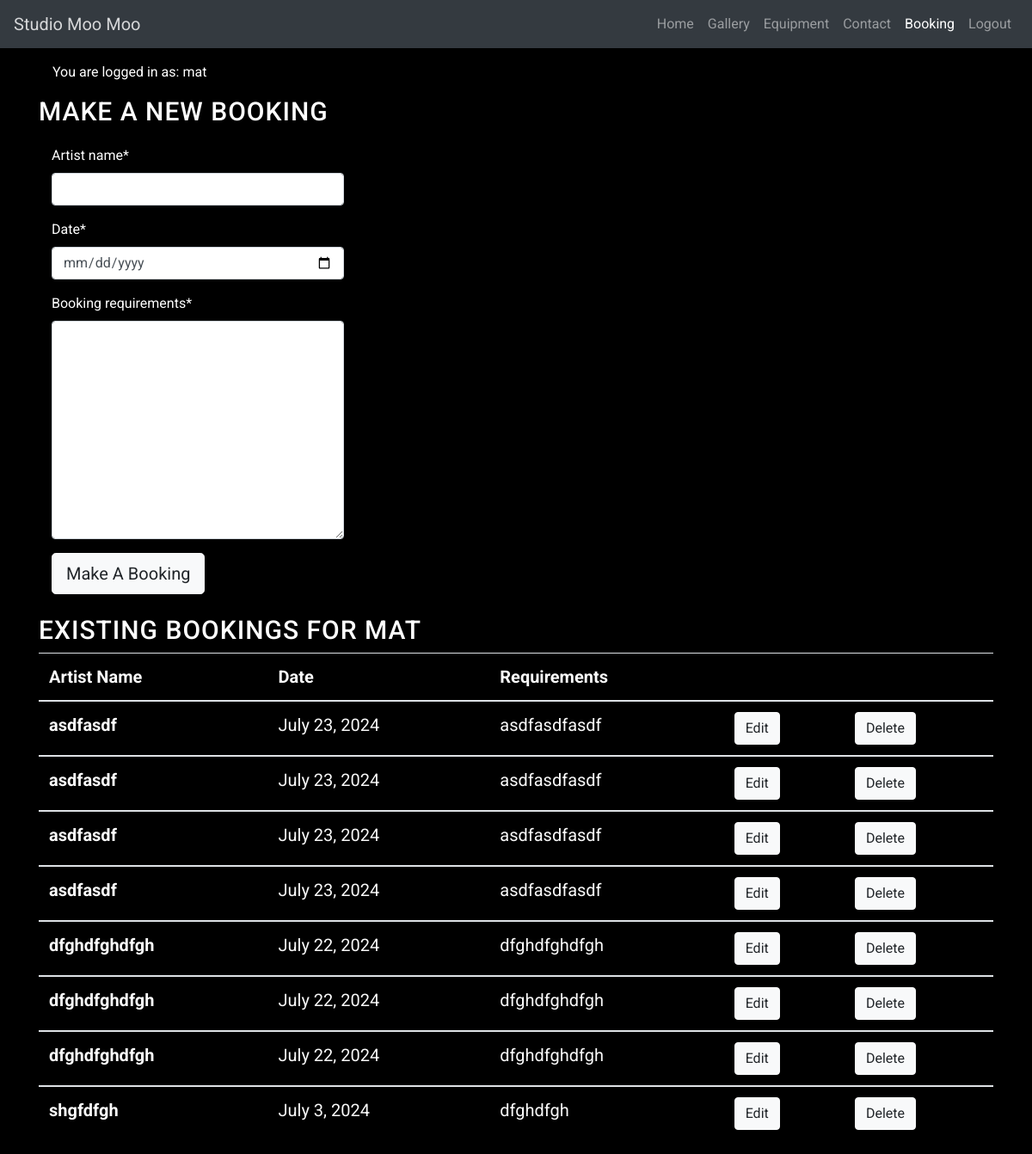
/my_bookings/ (signed in), run on an earlier commit of the app's database.
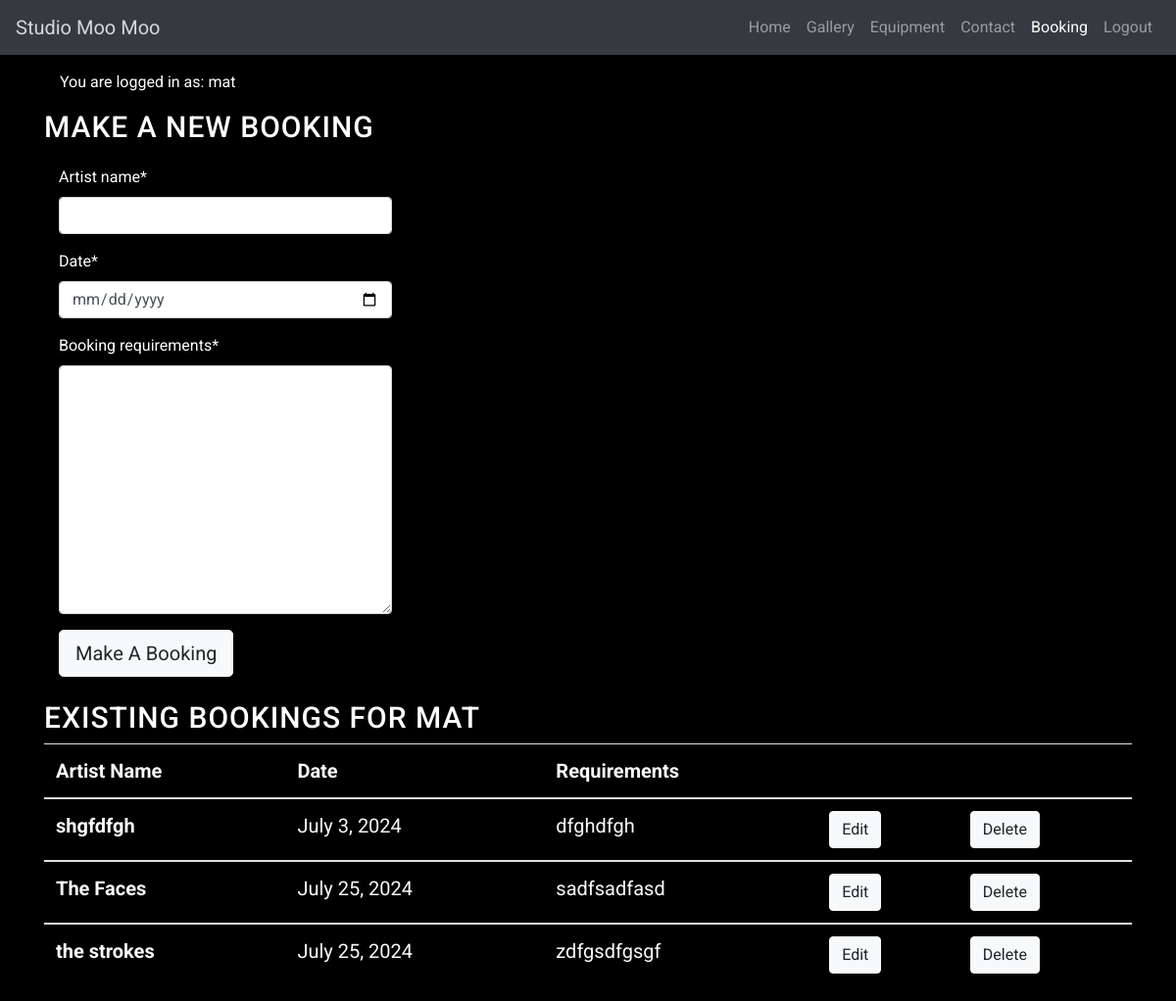
And on a later commit of the database.
### booking/models.py (models this page shows, shortened)
class Booking(models.Model):
    user = models.ForeignKey(User, on_delete=models.CASCADE)
    artist_name = models.CharField(max_length=30)
    date = models.DateField()
    booking_requirements = models.CharField(max_length=700)

### booking/views.py (the view, shortened to what this page needs)
# urls.py: path('my_bookings/', views.my_bookings, name='my_bookings'),
def my_bookings(request):
    bookings = Booking.objects.filter(user=request.user)
    booking_form = BookingForm()
    return render(
        request,
        "booking/booking_list.html",
        {
            'booking_form' : booking_form,
            'bookings': bookings,
        },
    )

### booking/forms.py
class BookingForm(forms.ModelForm):
    class Meta:
        model = Booking
        fields = ('artist_name','date','booking_requirements')
        widgets = {
            'nrtist_name': forms.Textarea(attrs={'cols': 60, 'rows': 1}),
            'date': forms.TextInput(attrs={'type': 'date'}),
            'booking_requirements': forms.Textarea()
        }

### booking/templates/booking/booking_list.html (shortened to what this page needs)
{% extends "base.html" %} {% block title %} Studio Moo Moo {% endblock %}
{% load static %}
{% load crispy_forms_tags %}
{% block content %}
<body>
    <main class="flex-shrink-0 main-bg">
        {% if user.is_authenticated %}
        <p class="text-end m-3">You are logged in as: {{ user }}</p>
        {% else %}
        <p class="text-end m-3">You are not logged in</p>
        {% endif %}
    <div>
        <h1>Make a new Booking</h1>
        <div class="col-md-4 mb-4 mt-3">
          <div>
            {% if user.is_authenticated %}
            <form id="bookingForm" method="post"
              style="margin-top: 1.3em;">
              {{ booking_form | crispy }}
              <button id="BookingButton" type="submit"
                class="btn btn-lg btn-light">Make A Booking</button>
            </form>
            {% else %}
            <p>Log in to make a booking</p>
            {% endif %}
          </div>
        </div>
    </div>
    <div>
        <h1>Existing bookings for {{ user }}</h1>
    </div>
    <table class="table">
        <thead>
          <tr>
            <th scope="col">Artist Name</th>
            <th scope="col">Date</th>
            <th scope="col">Requirements</th>
            <th></th>
            <th></th>
          </tr>
        </thead>
        {% for booking in bookings %}
        <tbody>
          <tr>
            <th scope="row">{{ booking.artist_name }}</th>
            <td>{{ booking.date }}</td>
            <td>{{ booking.booking_requirements }}</td>
            {% if user.is_authenticated %}
            <td>
              <a class="btn btn-light btn-edit" href="{% url 'booking:edit_booking' booking.pk%}">Edit</a>
            <td>
              <a class="btn btn-light btn-edit" href="{% url 'booking:delete_booking' booking.pk%}">Delete</a></td>
            {% endif %}</td>
          </tr>
        {% endfor %}
        </tbody>
      </table>
    </div>
</body>
</html>
{% endblock %}

What changed in the data, as far as the page shows it:
removed Booking: artist_name "asdfasdf", date "July 23, 2024", booking_requirements "asdfasdfasdf"
removed Booking: artist_name "asdfasdf", date "July 23, 2024", booking_requirements "asdfasdfasdf"
removed Booking: artist_name "asdfasdf", date "July 23, 2024", booking_requirements "asdfasdfasdf"
removed Booking: artist_name "asdfasdf", date "July 23, 2024", booking_requirements "asdfasdfasdf"
removed Booking: artist_name "dfghdfghdfgh", date "July 22, 2024", booking_requirements "dfghdfghdfgh"
removed Booking: artist_name "dfghdfghdfgh", date "July 22, 2024", booking_requirements "dfghdfghdfgh"
removed Booking: artist_name "dfghdfghdfgh", date "July 22, 2024", booking_requirements "dfghdfghdfgh"
added Booking: artist_name "The Faces", date "July 25, 2024", booking_requirements "sadfsadfasd"
added Booking: artist_name "the strokes", date "July 25, 2024", booking_requirements "zdfgsdfgsgf"
